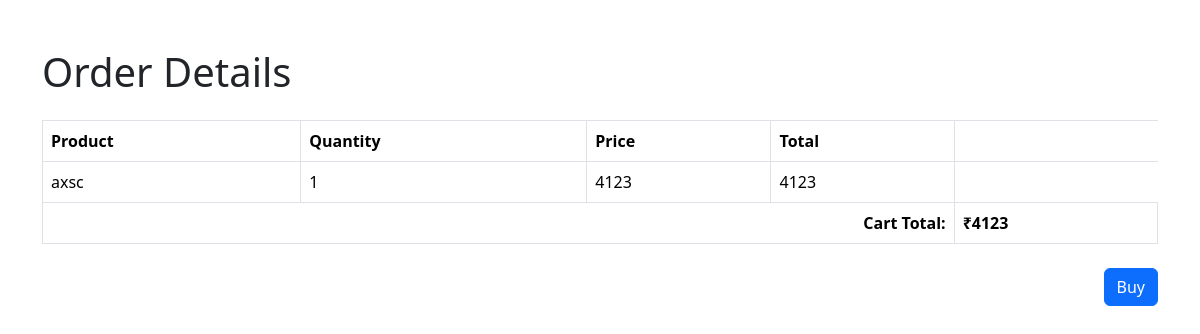
Before: /cart_buy (signed in) with the older database file.
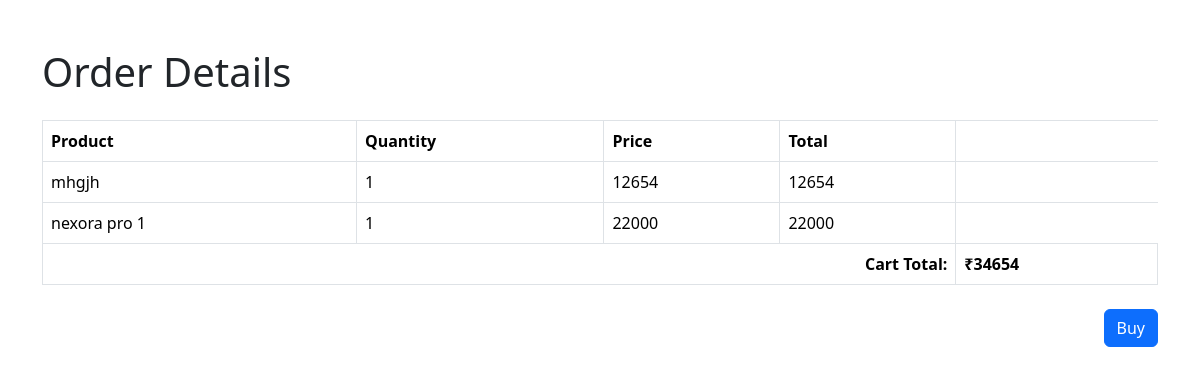
After: the same page with the newer database file.
### app/models.py (models this page shows)
class prodect(models.Model):
    pid=models.TextField()
    name=models.TextField()
    dis=models.TextField()
    price=models.IntegerField()
    offer_price=models.IntegerField()
    category=models.ForeignKey(Category, on_delete=models.CASCADE)
    stoct=models.IntegerField()
    img=models.FileField()

### app/views.py (the view)
# urls.py: path('cart_buy',views.order_details),
def order_details(req):
    if not req.user.is_authenticated:
        return redirect('login')  # Ensure user is logged in
    cart = Cart.objects.filter(user=req.user).select_related('product').order_by('-id')
    cart_items = [
        {
            'product': item.product.name,
            'product_id': item.product.id,
            'qty': item.qty,
            'price': item.product.offer_price,
            'total': item.product.offer_price * item.qty,
        }
        for item in cart
    ]
    cart_total = sum(item['total'] for item in cart_items)
    return render(req, 'user/cart_buy.html', {'cart': cart_items, 'cart_total': cart_total})

### templates/user/cart_buy.html (shortened to what this page needs)
<!DOCTYPE html>
<html lang="en">
<head>
    <link href="https://cdn.jsdelivr.net/npm/bootstrap@5.3.3/dist/css/bootstrap.min.css" rel="stylesheet">
    {% load static %}
</head>
<body>
    <div class="container mt-5">
        <h1 class="mb-4">Order Details</h1>
        {% if cart %}
            <table class="table table-bordered">
                <thead>
                    <tr>
                        <th>Product</th>
                        <th>Quantity</th>
                        <th>Price</th>
                        <th>Total</th>
                    </tr>
                </thead>
                <tbody>
                    <tbody>
                        {% for item in cart %}
                        <tr>
                            <td>{{ item.product }}</td>
                            <td>{{ item.qty }}</td>
                            <td>{{ item.price }}</td>
                            <td>{{ item.total }}</td>
                        </tr>
                    {% endfor %}
                    </tbody>
                </tbody>
                <tfoot>
                    <tr>
                        <th colspan="4" class="text-end">Cart Total:</th>
                        <th>₹{{ cart_total }}</th>
                    </tr>
                </tfoot>
            </table>
            <div class="d-flex justify-content-end mt-4">
                <a href="../buy" class="btn btn-primary">Buy</a>
            </div>
        {% else %}
            <p>Your cart is empty. <a href="{% url 'cart_page' %}">Go to Cart</a></p>
        {% endif %}
    </div>
</body>
</html>

Changed rows visible on the page:
no longer on this page (row unchanged): prodect: product "axsc"
now on this page (row unchanged): prodect: product "mhgjh"
added prodect: product "nexora pro 1"
Other visible differences:
{{ cart_total }}: "4123" → "34654"
new list line: "1 12654 12654"
new list line: "1 22000 22000"
list line gone: "1 4123 4123"
